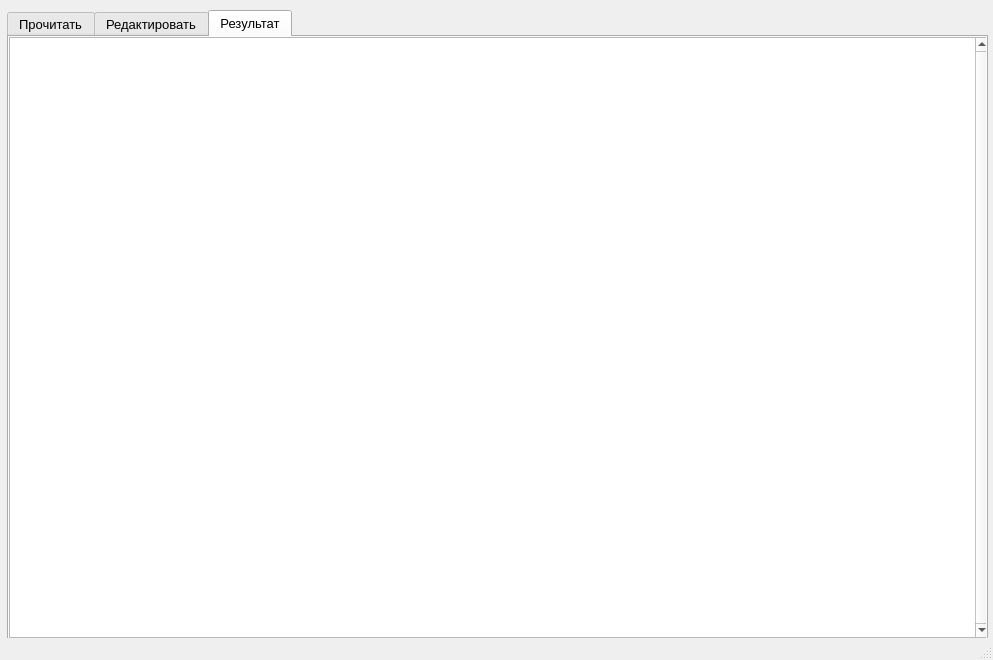
<?xml version="1.0" encoding="UTF-8"?>
<ui version="4.0">
 <class>MainWindow</class>
 <widget class="QMainWindow" name="MainWindow">
  <property name="geometry">
   <rect>
    <x>0</x>
    <y>0</y>
    <width>993</width>
    <height>660</height>
   </rect>
  </property>
  <property name="contextMenuPolicy">
   <enum>Qt::NoContextMenu</enum>
  </property>
  <property name="windowTitle">
   <string>Citrus Excel Change</string>
  </property>
  <property name="windowIcon">
   <iconset>
    <selectedon>icon.ico</selectedon>
   </iconset>
  </property>
  <widget class="QWidget" name="centralwidget">
   <widget class="QTabWidget" name="tabWidget">
    <property name="geometry">
     <rect>
      <x>7</x>
      <y>10</y>
      <width>981</width>
      <height>630</height>
     </rect>
    </property>
    <property name="font">
     <font>
      <pointsize>10</pointsize>
     </font>
    </property>
    <property name="toolTip">
     <string>&lt;!DOCTYPE HTML PUBLIC &quot;-//W3C//DTD HTML 4.0//EN&quot; &quot;http://www.w3.org/TR/REC-html40/strict.dtd&quot;&gt;
&lt;html&gt;&lt;head&gt;&lt;meta name=&quot;qrichtext&quot; content=&quot;1&quot; /&gt;&lt;style type=&quot;text/css&quot;&gt;
p, li { white-space: pre-wrap; }
&lt;/style&gt;&lt;/head&gt;&lt;body style=&quot; font-family:'MS Shell Dlg 2'; font-size:10pt; font-weight:400; font-style:normal;&quot;&gt;
&lt;p style=&quot;-qt-paragraph-type:empty; margin-top:0px; margin-bottom:0px; margin-left:0px; margin-right:0px; -qt-block-indent:0; text-indent:0px;&quot;&gt;&lt;br /&gt;&lt;/p&gt;&lt;/body&gt;&lt;/html&gt;</string>
    </property>
    <property name="currentIndex">
     <number>2</number>
    </property>
    <widget class="QWidget" name="tab_read">
     <attribute name="title">
      <string>Прочитать</string>
     </attribute>
     <widget class="QLabel" name="label_2">
      <property name="geometry">
       <rect>
        <x>450</x>
        <y>160</y>
        <width>61</width>
        <height>19</height>
       </rect>
      </property>
      <property name="text">
       <string>Колонка</string>
      </property>
     </widget>
     <widget class="QLabel" name="label_1">
      <property name="geometry">
       <rect>
        <x>450</x>
        <y>50</y>
        <width>61</width>
        <height>19</height>
       </rect>
      </property>
      <property name="text">
       <string>Лист</string>
      </property>
     </widget>
     <widget class="QComboBox" name="object_columns">
      <property name="geometry">
       <rect>
        <x>300</x>
        <y>190</y>
        <width>400</width>
        <height>40</height>
       </rect>
      </property>
      <property name="editable">
       <bool>false</bool>
      </property>
     </widget>
     <widget class="QComboBox" name="object_sheet">
      <property name="geometry">
       <rect>
        <x>300</x>
        <y>80</y>
        <width>400</width>
        <height>40</height>
       </rect>
      </property>
      <property name="editable">
       <bool>false</bool>
      </property>
     </widget>
     <widget class="QComboBox" name="object_option_read">
      <property name="geometry">
       <rect>
        <x>300</x>
        <y>410</y>
        <width>400</width>
        <height>40</height>
       </rect>
      </property>
      <property name="editable">
       <bool>false</bool>
      </property>
     </widget>
     <widget class="QLabel" name="label_4">
      <property name="geometry">
       <rect>
        <x>450</x>
        <y>380</y>
        <width>101</width>
        <height>19</height>
       </rect>
      </property>
      <property name="text">
       <string>Действие</string>
      </property>
     </widget>
     <widget class="QPushButton" name="object_btn_start_read">
      <property name="geometry">
       <rect>
        <x>390</x>
        <y>500</y>
        <width>250</width>
        <height>50</height>
       </rect>
      </property>
      <property name="text">
       <string>Начать</string>
      </property>
     </widget>
     <widget class="QFrame" name="frame_object_search_text">
      <property name="geometry">
       <rect>
        <x>290</x>
        <y>230</y>
        <width>421</width>
        <height>141</height>
       </rect>
      </property>
      <property name="frameShape">
       <enum>QFrame::StyledPanel</enum>
      </property>
      <property name="frameShadow">
       <enum>QFrame::Raised</enum>
      </property>
      <widget class="QPlainTextEdit" name="object_search_text">
       <property name="geometry">
        <rect>
         <x>10</x>
         <y>50</y>
         <width>400</width>
         <height>80</height>
        </rect>
       </property>
      </widget>
      <widget class="QLabel" name="label_3">
       <property name="geometry">
        <rect>
         <x>160</x>
         <y>20</y>
         <width>71</width>
         <height>19</height>
        </rect>
       </property>
       <property name="text">
        <string>Поиск</string>
       </property>
      </widget>
     </widget>
    </widget>
    <widget class="QWidget" name="tab_change">
     <attribute name="title">
      <string>Редактировать</string>
     </attribute>
     <widget class="QComboBox" name="object_option_change">
      <property name="geometry">
       <rect>
        <x>300</x>
        <y>250</y>
        <width>400</width>
        <height>41</height>
       </rect>
      </property>
      <property name="editable">
       <bool>false</bool>
      </property>
     </widget>
     <widget class="QFrame" name="frame_copy">
      <property name="geometry">
       <rect>
        <x>300</x>
        <y>330</y>
        <width>201</width>
        <height>91</height>
       </rect>
      </property>
      <property name="frameShape">
       <enum>QFrame::StyledPanel</enum>
      </property>
      <property name="frameShadow">
       <enum>QFrame::Raised</enum>
      </property>
      <widget class="QPlainTextEdit" name="object_copy">
       <property name="geometry">
        <rect>
         <x>20</x>
         <y>30</y>
         <width>161</width>
         <height>31</height>
        </rect>
       </property>
      </widget>
      <widget class="QLabel" name="label_8">
       <property name="geometry">
        <rect>
         <x>70</x>
         <y>0</y>
         <width>71</width>
         <height>19</height>
        </rect>
       </property>
       <property name="text">
        <string>С ячейки</string>
       </property>
      </widget>
     </widget>
     <widget class="QFrame" name="frame_past">
      <property name="geometry">
       <rect>
        <x>500</x>
        <y>330</y>
        <width>201</width>
        <height>91</height>
       </rect>
      </property>
      <property name="frameShape">
       <enum>QFrame::StyledPanel</enum>
      </property>
      <property name="frameShadow">
       <enum>QFrame::Raised</enum>
      </property>
      <widget class="QPlainTextEdit" name="object_past">
       <property name="geometry">
        <rect>
         <x>20</x>
         <y>30</y>
         <width>161</width>
         <height>31</height>
        </rect>
       </property>
      </widget>
      <widget class="QLabel" name="label_9">
       <property name="geometry">
        <rect>
         <x>70</x>
         <y>0</y>
         <width>71</width>
         <height>19</height>
        </rect>
       </property>
       <property name="text">
        <string>В ячейку</string>
       </property>
      </widget>
     </widget>
     <widget class="QLabel" name="label_7">
      <property name="geometry">
       <rect>
        <x>450</x>
        <y>220</y>
        <width>101</width>
        <height>19</height>
       </rect>
      </property>
      <property name="text">
       <string>Действие</string>
      </property>
     </widget>
     <widget class="QPushButton" name="object_btn_start_change">
      <property name="geometry">
       <rect>
        <x>390</x>
        <y>500</y>
        <width>250</width>
        <height>50</height>
       </rect>
      </property>
      <property name="text">
       <string>Начать</string>
      </property>
     </widget>
     <widget class="QFrame" name="frame_object_search_text_2">
      <property name="geometry">
       <rect>
        <x>290</x>
        <y>50</y>
        <width>421</width>
        <height>141</height>
       </rect>
      </property>
      <property name="frameShape">
       <enum>QFrame::StyledPanel</enum>
      </property>
      <property name="frameShadow">
       <enum>QFrame::Raised</enum>
      </property>
      <widget class="QLabel" name="label_5">
       <property name="geometry">
        <rect>
         <x>160</x>
         <y>0</y>
         <width>71</width>
         <height>19</height>
        </rect>
       </property>
       <property name="text">
        <string>Текст</string>
       </property>
      </widget>
      <widget class="QPlainTextEdit" name="object_search_text_2">
       <property name="geometry">
        <rect>
         <x>10</x>
         <y>30</y>
         <width>400</width>
         <height>80</height>
        </rect>
       </property>
      </widget>
      <widget class="QLabel" name="label_6">
       <property name="geometry">
        <rect>
         <x>50</x>
         <y>110</y>
         <width>351</width>
         <height>20</height>
        </rect>
       </property>
       <property name="text">
        <string>для разделения разного текста используйте  ::</string>
       </property>
      </widget>
     </widget>
     <widget class="QLabel" name="label_12">
      <property name="geometry">
       <rect>
        <x>390</x>
        <y>430</y>
        <width>231</width>
        <height>20</height>
       </rect>
      </property>
      <property name="text">
       <string>Формат указания ячейки: AC</string>
      </property>
     </widget>
    </widget>
    <widget class="QWidget" name="tab_result">
     <attribute name="title">
      <string>Результат</string>
     </attribute>
     <widget class="QPlainTextEdit" name="output_widget">
      <property name="geometry">
       <rect>
        <x>0</x>
        <y>0</y>
        <width>981</width>
        <height>601</height>
       </rect>
      </property>
      <property name="font">
       <font>
        <pointsize>12</pointsize>
       </font>
      </property>
      <property name="verticalScrollBarPolicy">
       <enum>Qt::ScrollBarAlwaysOn</enum>
      </property>
     </widget>
    </widget>
   </widget>
  </widget>
  <widget class="QStatusBar" name="statusbar">
   <property name="sizeGripEnabled">
    <bool>true</bool>
   </property>
  </widget>
 </widget>
 <resources/>
 <connections/>
</ui>
